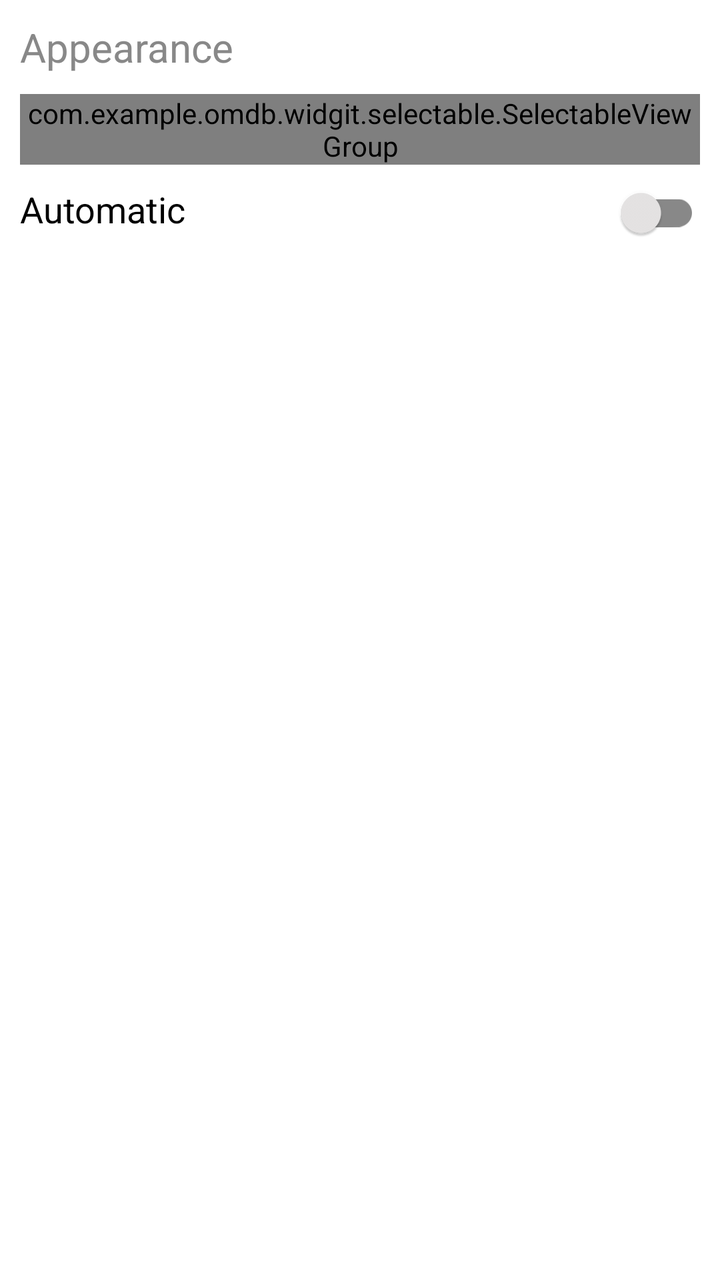
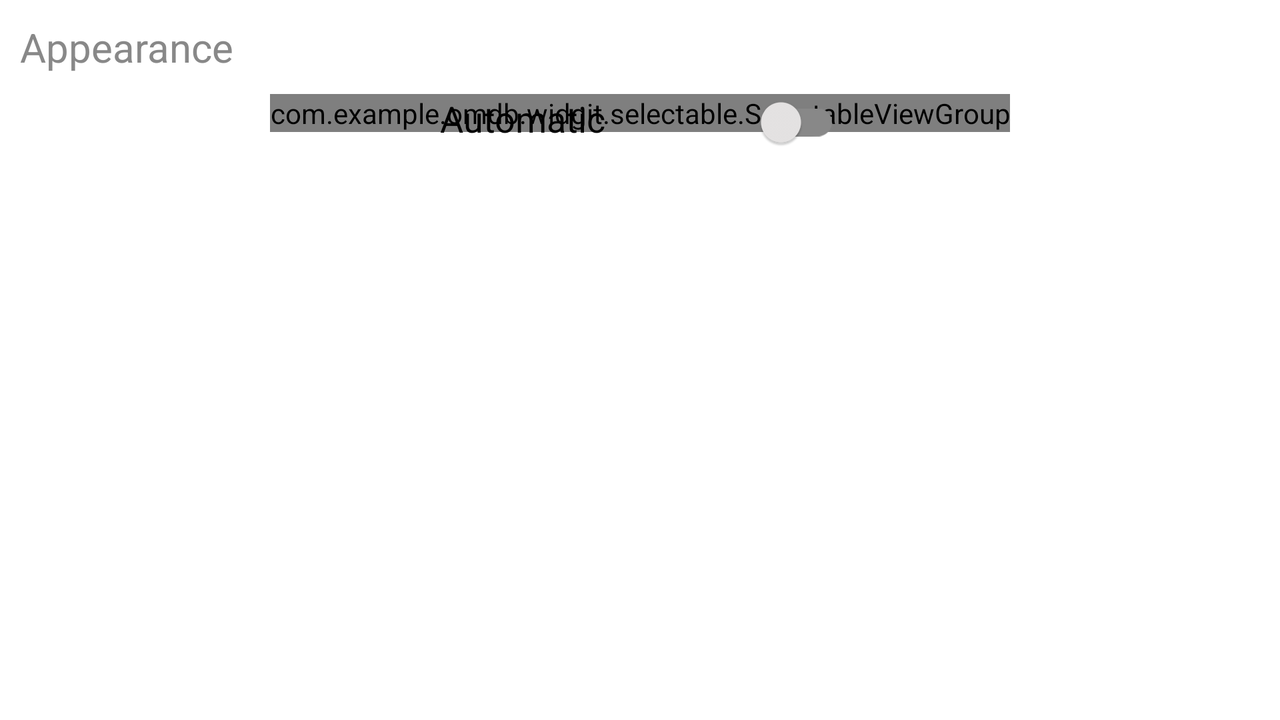

First picture: res/layout/ on a phone held upright. Second picture: the repository's own variant of that layout, on a device whose configuration matches the variant's folder. Source for both follows.
<!-- AndroidManifest.xml: application theme Theme.OMDB -->
<!-- res/layout/fragment_setting.xml -->
<?xml version="1.0" encoding="utf-8"?>
<LinearLayout xmlns:android="http://schemas.android.com/apk/res/android"
    xmlns:app="http://schemas.android.com/apk/res-auto"
    android:layout_width="match_parent"
    android:layout_height="match_parent"
    android:orientation="vertical"
    android:padding="10dp">

    <TextView
        android:layout_width="match_parent"
        android:layout_height="wrap_content"
        android:text="@string/appearance"
        android:textColor="@color/gray"
        android:textSize="20sp" />

    <com.example.omdb.widgit.selectable.SelectableViewGroup
        android:id="@+id/theme_option"
        android:layout_width="match_parent"
        android:layout_height="wrap_content"
        android:layout_marginTop="10dp"
        app:itemsIcon="@array/setting_item_icons"
        app:itemsTitle="@array/setting_item_titles" />

    <LinearLayout
        android:layout_width="match_parent"
        android:layout_height="wrap_content">

        <TextView
            android:layout_width="0dp"
            android:layout_height="wrap_content"
            android:layout_weight="1"
            android:text="Automatic"
            android:textColor="@color/simple_text_color"
            android:textSize="18sp" />

        <androidx.appcompat.widget.SwitchCompat
            android:id="@+id/auto_switch"
            android:layout_width="wrap_content"
            android:layout_height="wrap_content"
            android:checked="false"
            app:thumbTint="@color/gray_blue"
            app:trackTint="@color/dark_gray_blue" />

    </LinearLayout>

</LinearLayout>
<!-- resources referenced by this layout -->
<resources>
  <integer-array name="setting_item_icons">
          <item>@drawable/light_phone</item>
          <item>@drawable/dark_phone</item>
      </integer-array>
  <string-array name="setting_item_titles">
          <item>Light</item>
          <item>Dark</item>
      </string-array>
  <color name="gray">#888888</color>
  <color name="simple_text_color">@color/black</color>
  <string name="appearance">Appearance</string>
  <style name="Theme.OMDB" parent="Theme.MaterialComponents.DayNight.NoActionBar">
          
          <item name="colorPrimary">@color/blue</item>
          <item name="colorPrimaryVariant">@color/dark_blue</item>
          <item name="colorOnPrimary">@color/white</item>
          
          <item name="colorSecondary">@color/teal_200</item>
          <item name="colorSecondaryVariant">@color/teal_700</item>
          <item name="colorOnSecondary">@color/black</item>
          <item name="lottie_rawRes">@raw/no_internet</item>
          <item name="errorIconDrawable">@drawable/ic_movie</item>
          
          <item name="android:statusBarColor" tools:targetApi="l">?attr/colorPrimaryVariant</item>
          
      </style>
  <!-- drawable light_phone: png bitmap (drawable-mdpi, 11392 bytes) -->
  <!-- drawable dark_phone: png bitmap (drawable-mdpi, 11919 bytes) -->
  <color name="black">#FF000000</color>
  <color name="blue">#3490DC</color>
  <color name="dark_blue">#0887EC</color>
  <color name="white">#FFFFFFFF</color>
  <color name="teal_200">#FF03DAC5</color>
  <color name="teal_700">#FF018786</color>
  <!-- drawable ic_movie: png bitmap (drawable, 3451 bytes) -->
</resources>
<!-- res/layout-land/fragment_setting.xml (the repository's variant of the layout above) -->
<!-- drawn on the phone turned sideways -->
<?xml version="1.0" encoding="utf-8"?>
<LinearLayout xmlns:android="http://schemas.android.com/apk/res/android"
    xmlns:app="http://schemas.android.com/apk/res-auto"
    android:layout_width="match_parent"
    android:layout_height="match_parent"
    android:orientation="vertical"
    android:padding="10dp">

    <TextView
        android:layout_width="match_parent"
        android:layout_height="wrap_content"
        android:text="@string/appearance"
        android:textColor="@color/gray"
        android:textSize="20sp" />

    <FrameLayout
        android:layout_gravity="center"
        android:orientation="vertical"
        android:layout_width="wrap_content"
        android:layout_height="wrap_content">

        <com.example.omdb.widgit.selectable.SelectableViewGroup
            app:divider="@drawable/gap"
            android:id="@+id/theme_option"
            android:layout_width="wrap_content"
            android:layout_height="wrap_content"
            android:layout_marginTop="10dp"
            app:itemsIcon="@array/setting_item_icons"
            app:itemsTitle="@array/setting_item_titles" />

        <LinearLayout
            android:layout_gravity="center"
            android:layout_width="200dp"
            android:layout_height="wrap_content">

            <TextView
                android:layout_width="0dp"
                android:layout_height="wrap_content"
                android:layout_weight="1"
                android:text="Automatic"
                android:textColor="@color/simple_text_color"
                android:textSize="18sp" />

            <androidx.appcompat.widget.SwitchCompat
                android:id="@+id/auto_switch"
                android:layout_width="wrap_content"
                android:layout_height="wrap_content"
                android:checked="false"
                app:thumbTint="@color/gray_blue"
                app:trackTint="@color/dark_gray_blue" />

        </LinearLayout>

    </FrameLayout>

</LinearLayout>
<!-- resources referenced by the variant -->
<!-- as the phone turned sideways resolves them -->
<resources>
  <integer-array name="setting_item_icons">
          <item>@drawable/light_phone</item>
          <item>@drawable/dark_phone</item>
      </integer-array>
  <string-array name="setting_item_titles">
          <item>Light</item>
          <item>Dark</item>
      </string-array>
  <color name="gray">#888888</color>
  <color name="simple_text_color">@color/black</color>
  <!-- drawable gap (drawable) -->
  <?xml version="1.0" encoding="utf-8"?>
  <shape xmlns:android="http://schemas.android.com/apk/res/android">
      <size android:width="300dp"/>
  
  </shape>
  <string name="appearance">Appearance</string>
  <style name="Theme.OMDB" parent="Theme.MaterialComponents.DayNight.NoActionBar">
          
          <item name="colorPrimary">@color/blue</item>
          <item name="colorPrimaryVariant">@color/dark_blue</item>
          <item name="colorOnPrimary">@color/white</item>
          
          <item name="colorSecondary">@color/teal_200</item>
          <item name="colorSecondaryVariant">@color/teal_700</item>
          <item name="colorOnSecondary">@color/black</item>
          <item name="lottie_rawRes">@raw/no_internet</item>
          <item name="errorIconDrawable">@drawable/ic_movie</item>
          
          <item name="android:statusBarColor" tools:targetApi="l">?attr/colorPrimaryVariant</item>
          
      </style>
  <!-- drawable light_phone: png bitmap (drawable-mdpi, 11392 bytes) -->
  <!-- drawable dark_phone: png bitmap (drawable-mdpi, 11919 bytes) -->
  <color name="black">#FF000000</color>
  <color name="blue">#3490DC</color>
  <color name="dark_blue">#0887EC</color>
  <color name="white">#FFFFFFFF</color>
  <color name="teal_200">#FF03DAC5</color>
  <color name="teal_700">#FF018786</color>
  <!-- drawable ic_movie: png bitmap (drawable, 3451 bytes) -->
</resources>
